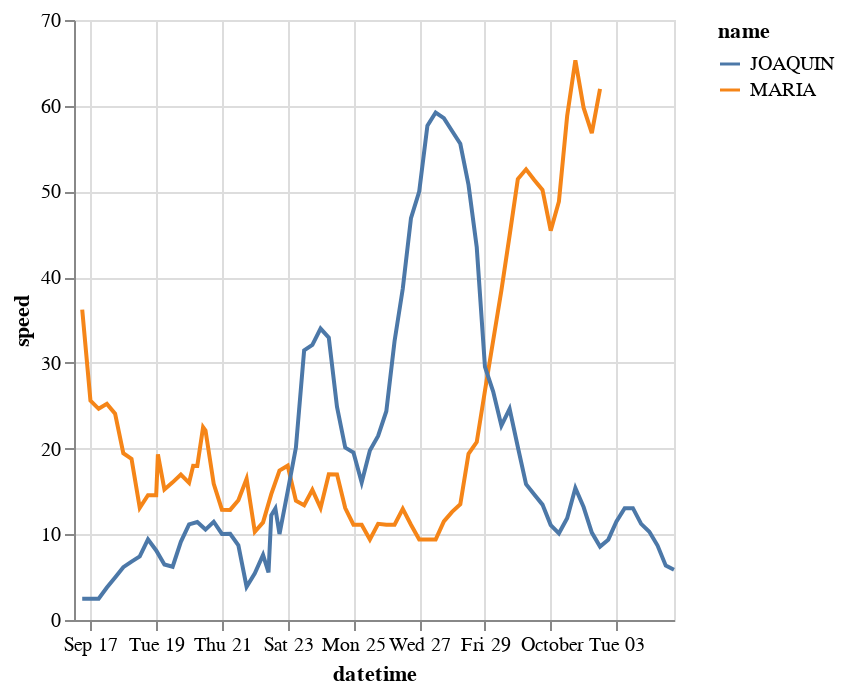

Write notebook code for a chart like this one.
### Code cell
maria = alt.Chart(df_maria).mark_line().encode(
    alt.X('datetime', scale=alt.Scale(zero=False)),
    alt.Y('speed', scale=alt.Scale(zero=False)),
    order='datetime',
    color='name'
)
joaquin = alt.Chart(df_joaquin).mark_line().encode(
    alt.X('datetime', scale=alt.Scale(zero=False)),
    alt.Y('speed', scale=alt.Scale(zero=False)),
    order='datetime',
    color='name'
    )
maria + joaquin
